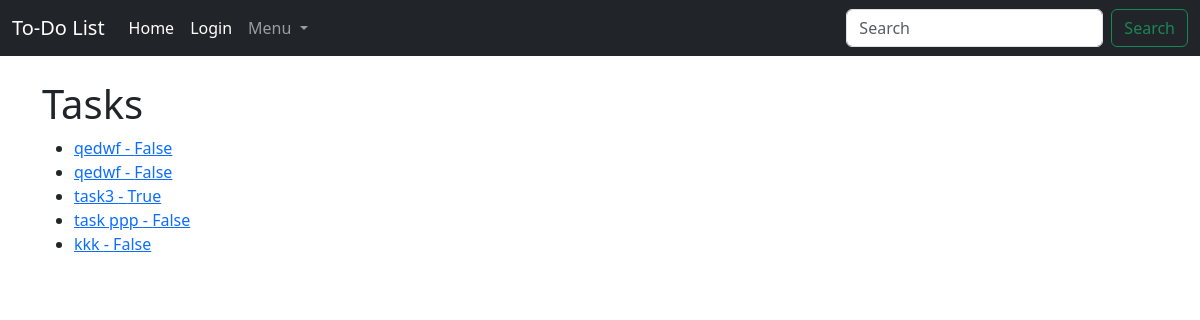
The page / on the database its author committed.
### page/models.py (models this page shows, shortened)
class Tasks(models.Model):
    title = models.CharField(max_length=250)
    completed = models.BooleanField()
    created_at = models.DateTimeField(auto_now_add=True)
    title_tag = models.CharField(max_length=250)
    due_date = models.DateField()
    info = models.TextField()

### page/views.py (the view)
# urls.py: path("", HomeView.as_view(), name="home"),
class HomeView(ListView):
    model = Tasks
    template_name = "list_tasks.html"

### page/templates/list_tasks.html
{% extends 'base.html' %}
{% block content %}
<h1>Tasks</h1>
<ul>
{% for task in object_list %}
    <li>
        <a href="{% url 'each_task' task.pk %}">{{ task.title }} - {{ task.completed }}</a>
    </li>
{% endfor %}
</ul>
{% endblock %}

### rows shown on the page
Tasks: title "qedwf", completed "False"
Tasks: title "qedwf", completed "False"
Tasks: title "task3", completed "True"
Tasks: title "task ppp", completed "False"
Tasks: title "kkk", completed "False"
